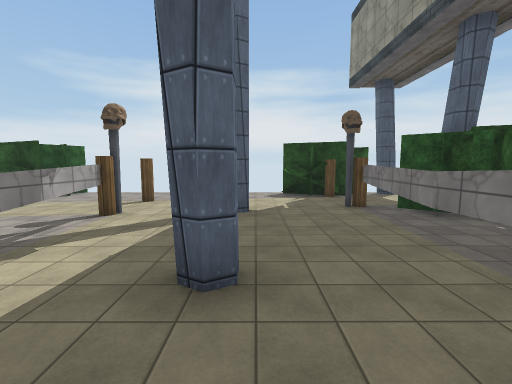
view 1 (above)

24 first-person views from a walk through a scene from a Unity 3-D project. The camera is 1.5 m above the floor, tilts 6° down and sees 90° across. The floor is counted in squares, 2 m on a side. Each view is taken from the middle of a square. On the plan, view 1 faces up. The plan holds only what a view shows up to about 9 squares ahead; the rest is blank. The place goes on beyond the plan. Some surface patterns are stand-ins.

view 2
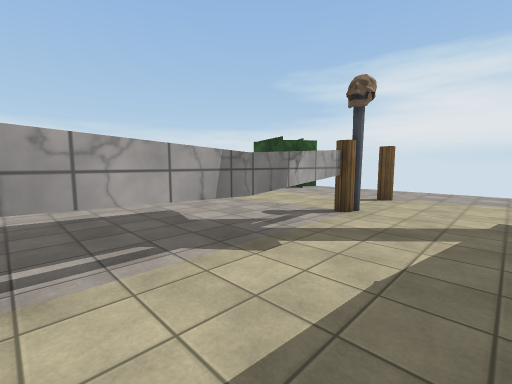

view 3
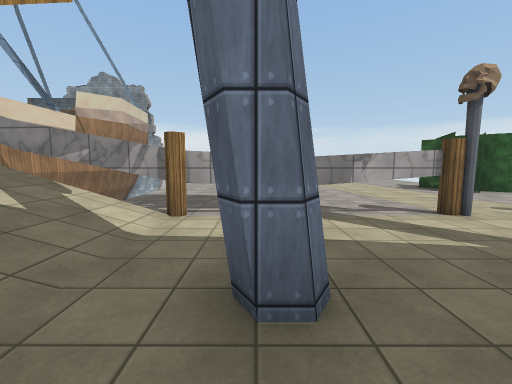

view 4
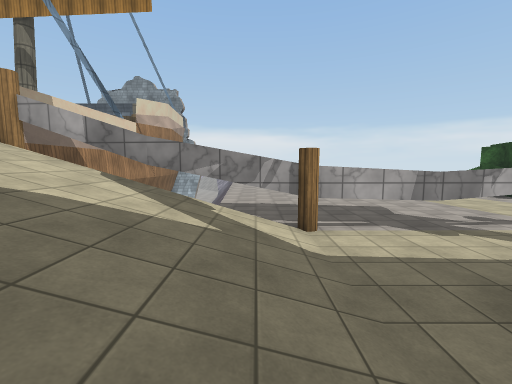

view 5
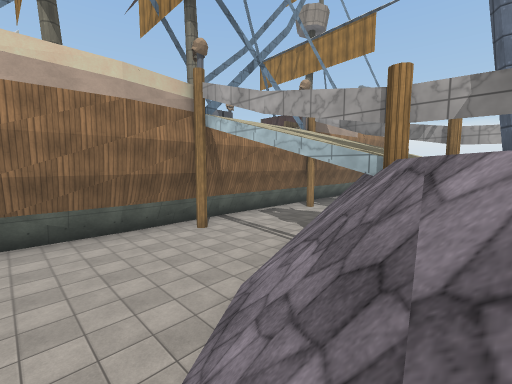

view 6
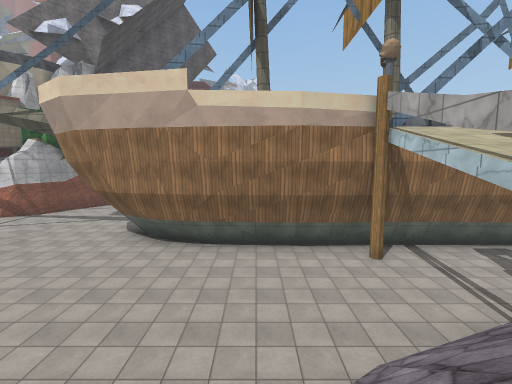

view 7
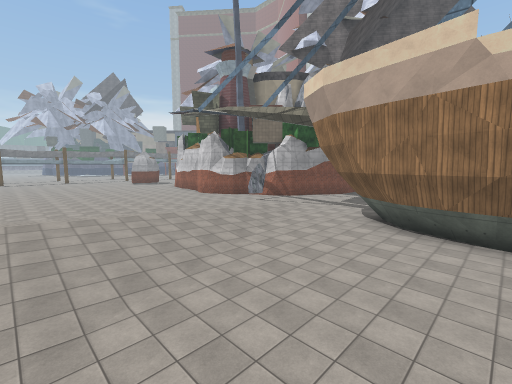

view 8
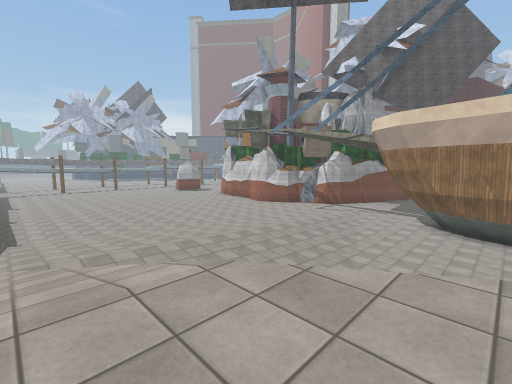

view 9
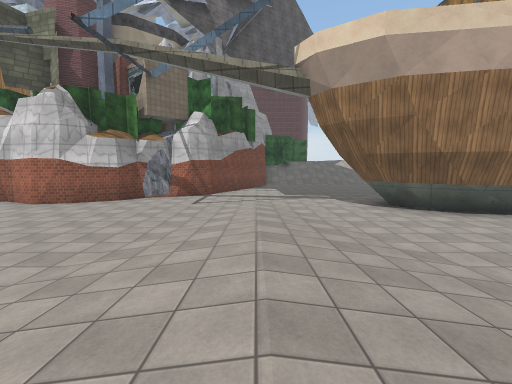

view 10
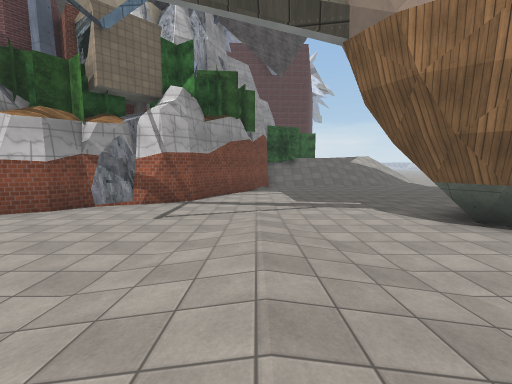

view 11
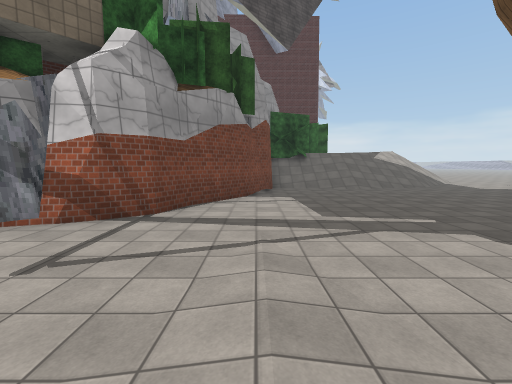

view 12
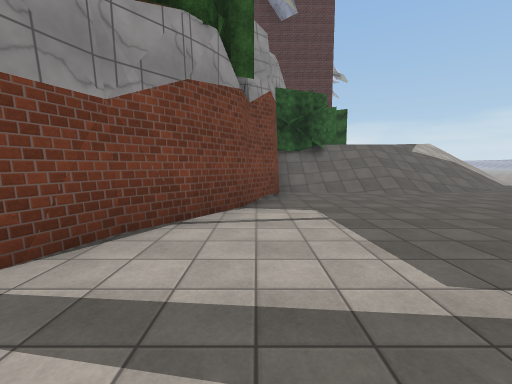

view 13
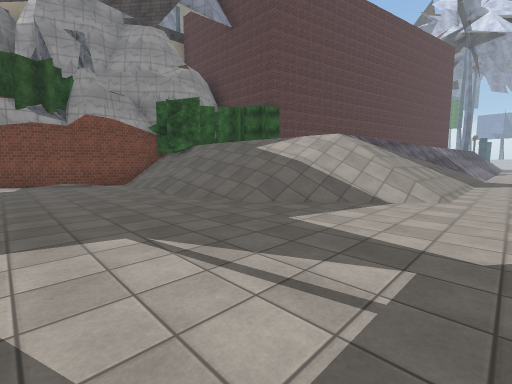

view 14
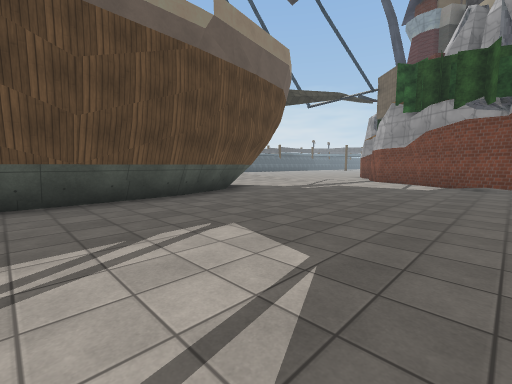

view 15
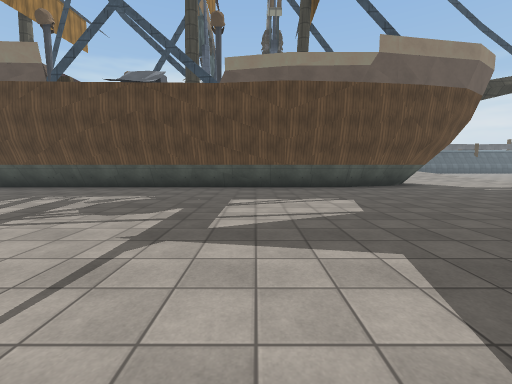

view 16
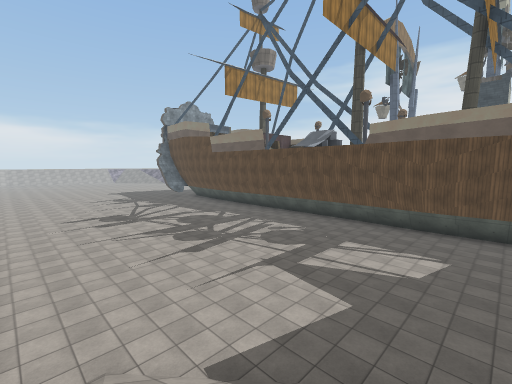

view 17
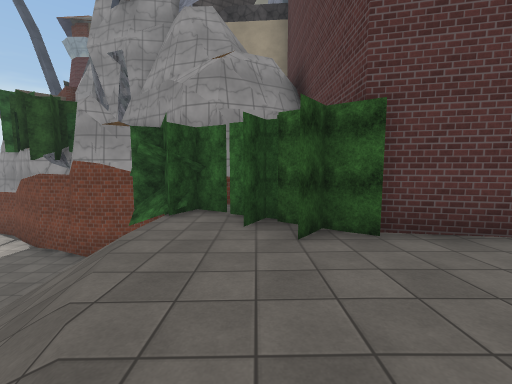

view 18
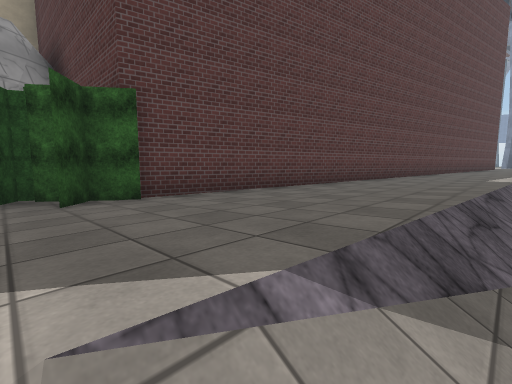

view 19
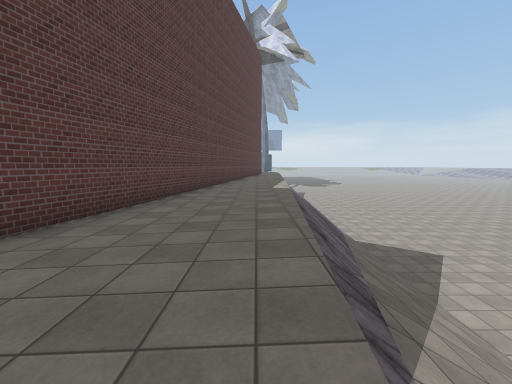

view 20
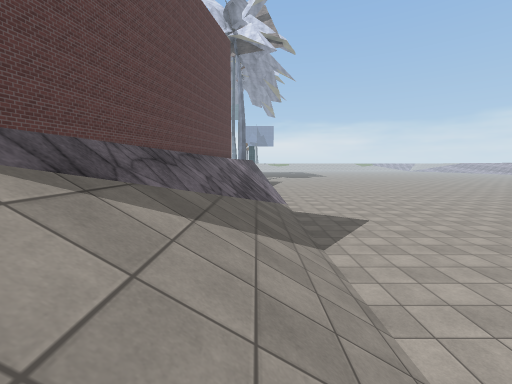

view 21
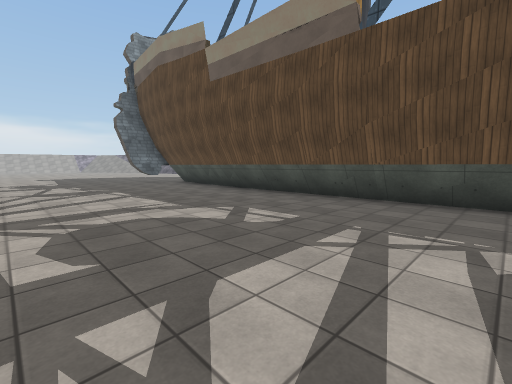

view 22
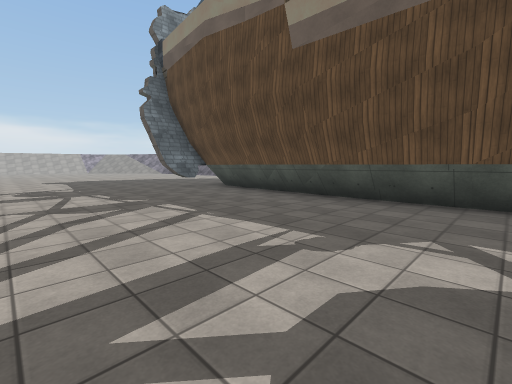

view 23
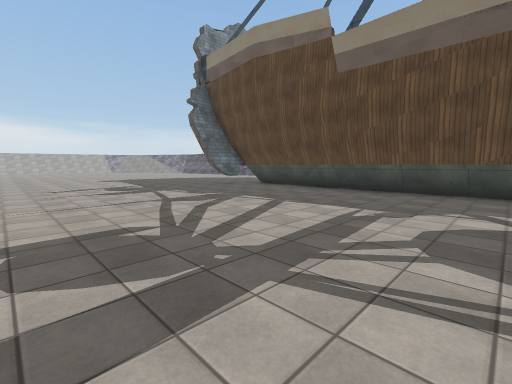

view 24
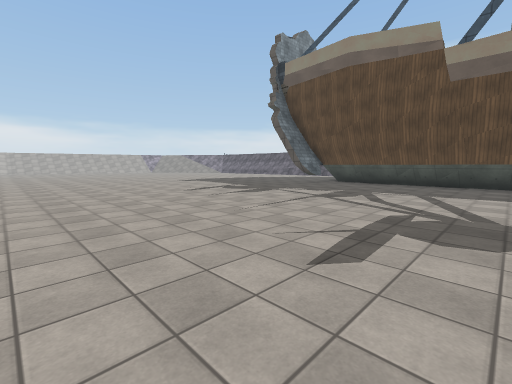

### Floor plan
Key: @ floor where view 1 was taken; # wall or solid block; x gap in a wall; . main floor; : floor 3 m higher than the main floor; + floor 3.25 m higher than the main floor; * floor 3.5 m higher than the main floor; / step, stairs or slope; v drop or lower ground; T thing the floor can be seen under or through; O other object.
Columns run from 11 left of view 1 to 18 right of it. Each row starts with its distance up from view 1.
  9     ##******####
  8    ###******##**
  7    *****#*******
  6    **********Ox   **//////////
  5    *****O****#*   **/////////.
  4     ****T****#*   //   //////
  3      ***T****#*        /////
  2     ****T**#*#**// /////////..
  1    *****T****#/// ...///////..
  0    *****T//@/#///....///////.
 -1    ////vT////#/......./////.
 -2         #///........../////.
 -3          .............////...
 -4           ...#.........///....
 -5          ###########...///....
 -6                    ##.../.....
 -7                    ##.../.....
 -8 #####################........#
 -9 .########.....##...........###
-10 ..........................##
-11 ..........................#
-12 .........................##
-13 ........................##
-14 ........................#
-15 ...................////.#
-16 .................///////#
-17 ...............///////###
-18 ............../////:::##
-19 ..............////:::##
-20              .///+::##
-21             ..///+::#
-22            ...///+::#
-23            ...///+::#
-24           ....///+::#
-25          .....///+::#
-26         ......///++##
-27        .......///++#
-28        .......///++#

Where each view was taken, in squares from view 1:
view 1: 0 up, 0 right, facing up
view 2: 1 up, 1 left, facing up-left
view 3: 2 up, 1 right, facing left
view 4: 0 up, 1 right, facing left
view 5: 2 up, 6 right, facing down-left
view 6: 2 up, 5 right, facing down
view 7: 2 up, 6 right, facing down-right
view 8: 6 up, 7 right, facing down-right
view 9: 1 up, 13 right, facing down
view 10: 2 down, 13 right, facing down
view 11: 5 down, 13 right, facing down
view 12: 8 down, 13 right, facing down
view 13: 12 down, 2 right, facing down-right
view 14: 14 down, 3 right, facing up-right
view 15: 17 down, 3 right, facing up
view 16: 19 down, 6 right, facing up-left
view 17: 19 down, 6 right, facing right
view 18: 19 down, 5 right, facing down-right
view 19: 19 down, 6 right, facing down
view 20: 19 down, 4 right, facing down
view 21: 14 down, 1 left, facing up-left
view 22: 14 down, 4 left, facing up-left
view 23: 16 down, 4 left, facing up-left
view 24: 19 down, 6 left, facing up-left
